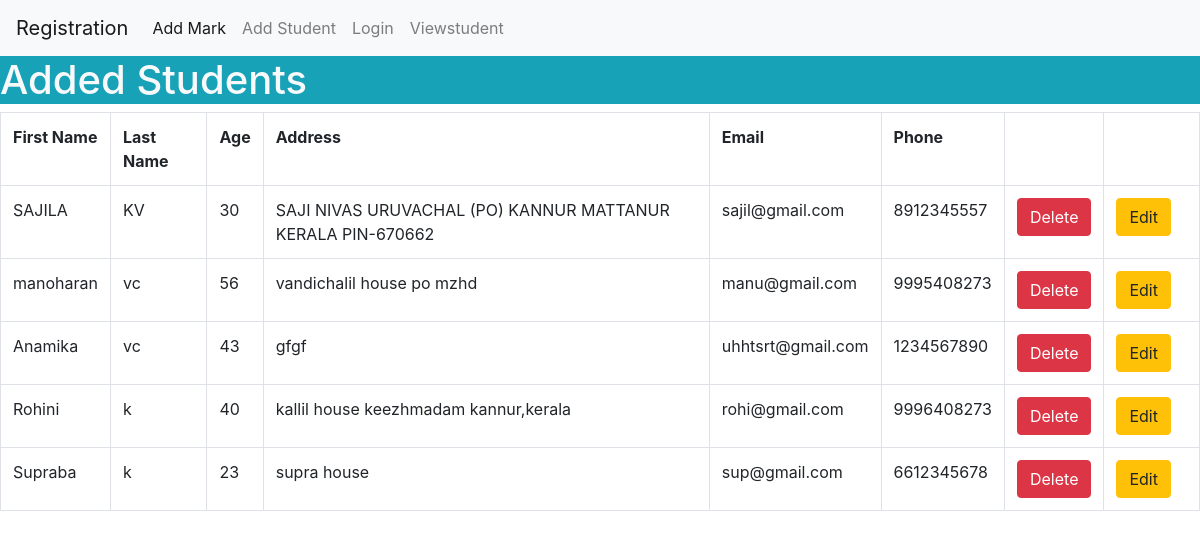
Page /teacher/Viewstudent/ on the committed database.
### teacher/models.py (models this page shows)
class StudentModel(models.Model):
    first=models.CharField(max_length=50)
    last=models.CharField(max_length=50)
    age=models.IntegerField()
    Address=models.CharField(max_length=500)
    phone=models.IntegerField()
    email=models.EmailField()
    roll_no=models.IntegerField(null=True)

### teacher/views.py (the view)
# urls.py: path('Viewstudent/',StudentListView.as_view(),name="viewstu"),
class StudentListView(View):
    def get(self,request,*args,**kwargs):
        res=StudentModel.objects.all()
        return render(request,"ViewStud.html",{"data":res})

### teacher/templates/ViewStud.html (shortened to what this page needs)
{%extends 'nav.html'%}
{%block nav%}
<h1 class="bg-info text-light">Added Students</h1>
<table class="table table-bordered">
    <tr>
        <th>First Name</th>
        <th>Last Name</th>
        <th>Age</th>
        <th>Address</th>
        <th>Email</th>
        <th>Phone</th>
        <th></th>
    </tr>
{%for i in data%}
<tr>
    <td>{{i.first}}</td>
    <td>{{i.last}}</td>
    <td>{{i.age}}</td>
    <td>{{i.Address}}</td>
    <td>{{i.email}}</td>
    <td>{{i.phone}}</td>
    <td>
        <a href="{% url 'delstu' i.id %}" class="btn btn-danger">Delete</a>
    </td>
    <td>
        <a href="{% url 'editstu' i.id %}" class="btn btn-warning mr-3">Edit</a>
    </td>
</tr>
{%endfor%}
</table>
{%endblock nav%}

### account/templates/nav.html (shortened to what this page needs)
<!doctype html>
<html lang="en">
  <head>
    <link rel="stylesheet" href="https://stackpath.bootstrapcdn.com/bootstrap/4.3.1/css/bootstrap.min.css">
</head>
<body>
    <nav class="navbar navbar-expand-lg navbar-light bg-light">
        <a class="navbar-brand" href="{% url 'reg' %}">Registration</a>
        <div class="collapse navbar-collapse" id="navbarNav">
          <ul class="navbar-nav">
            <li class="nav-item active">
              <a class="nav-link" href="{% url 'addmark' %}">Add Mark<span class="sr-only">(current)</span></a>
            </li>
            <li class="nav-item">
              <a class="nav-link" href="{% url 'addstudent' %}">Add Student</a>
            </li>
            <li class="nav-item">
              <a class="nav-link" href="{% url 'log' %}">Login</a>
            </li>
            <li class="nav-item">
              <a class="nav-link " href="{%url 'viewstu'%}">Viewstudent</a>
            </li>
          </ul>
        </div>
      </nav>
      {% block nav %}
      {% endblock nav %}
  </body>
</html>

### rows in the picture
StudentModel: first "SAJILA", last "KV", age "30", Address "SAJI NIVAS URUVACHAL (PO) KANNUR MATTANUR KERALA PIN-670662", email "sajil@gmail.com", phone "8912345557"
StudentModel: first "manoharan", last "vc", age "56", Address "vandichalil house po mzhd", email "manu@gmail.com", phone "9995408273"
StudentModel: first "Anamika", last "vc", age "43", Address "gfgf", email "uhhtsrt@gmail.com", phone "1234567890"
StudentModel: first "Rohini", last "k", age "40", Address "kallil house keezhmadam kannur,kerala", email "rohi@gmail.com", phone "9996408273"
StudentModel: first "Supraba", last "k", age "23", Address "supra house", email "sup@gmail.com", phone "6612345678"
